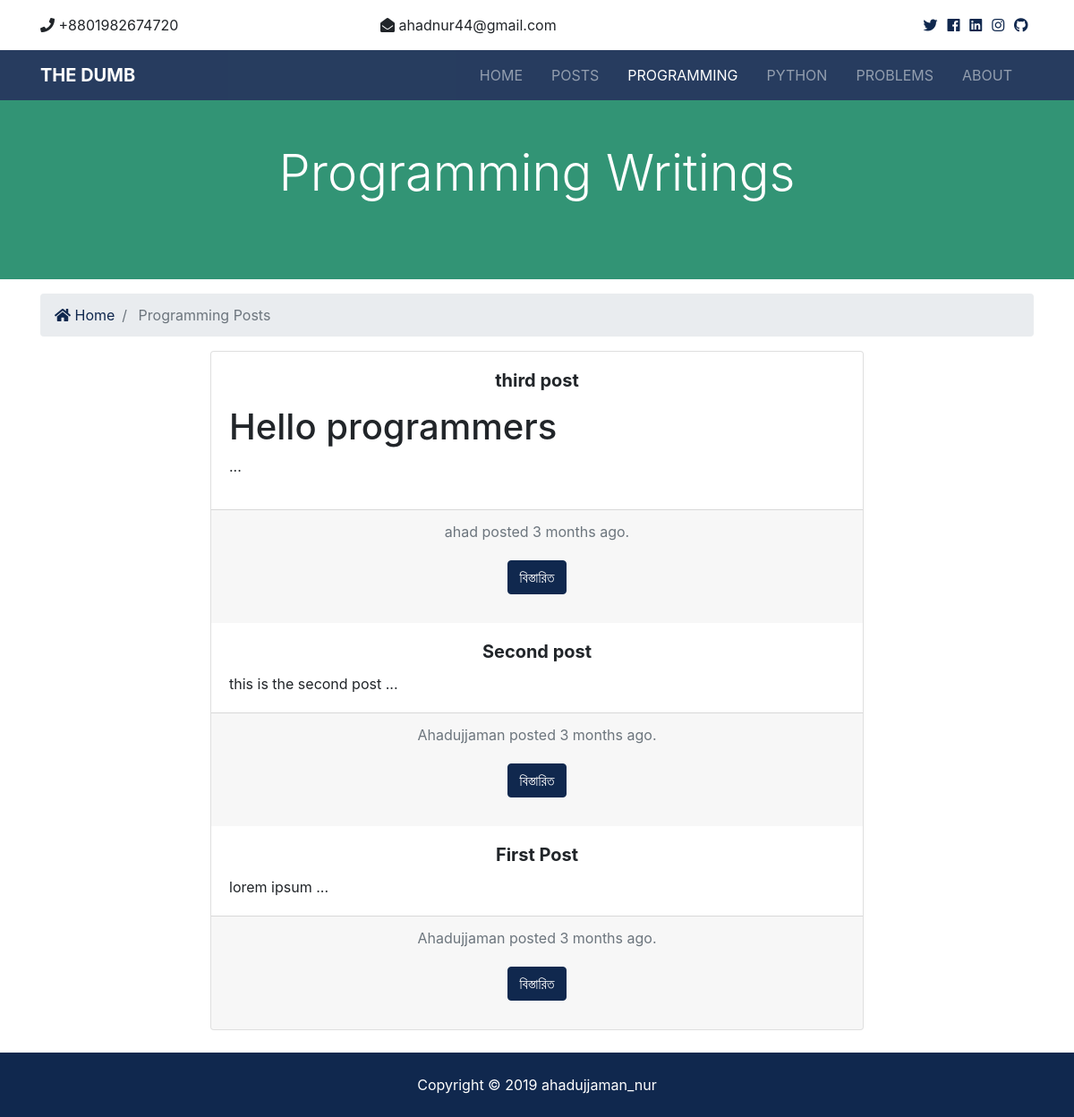
Screenshot of /programming/ with the database file from the repository.
### programming/models.py (models this page shows, shortened)
class Program(models.Model):
    title = models.CharField(max_length=100)
    author = models.CharField(max_length=100)
    body = models.TextField()
    date = models.DateTimeField(default=datetime.now, blank=True)
    is_published = models.BooleanField(default=True)
    def body_preview(self):
        return self.body[:350]

### programming/views.py (the view)
# urls.py: path('', views.index, name='index'),
def index(request):
    programs = Program.objects.order_by('-date').filter(is_published=True)
    paginator = Paginator(programs, 3)
    page = request.GET.get('page')
    paged_programs = paginator.get_page(page)
    context = {
        'programs': paged_programs
    }
    return render(request, 'program/programs.html', context)

### templates/program/programs.html (shortened to what this page needs)
{% extends 'base.html' %}
{% load humanize %}
{% block content %}
<section id="showcase-inner" class="py-5 text-white">
  <div class="container">
    <div class="row text-center">
      <div class="col-md-12">
        <h1 class="display-4">Programming Writings</h1>
      </div>
    </div>
  </div>
</section>
<section id="bc" class="mt-3">
  <div class="container">
    <nav aria-label="breadcrumb">
      <ol class="breadcrumb">
        <li class="breadcrumb-item">
          <a href="{% url 'index' %}">
            <i class="fas fa-home"></i> Home</a>
        </li>
        <li class="breadcrumb-item active"> Programming Posts</li>
      </ol>
    </nav>
  </div>
</section>
<div class="container">
  <div class="row">
    <div class="col-lg-8 col-md-10 mx-auto">
      <div class="card text-center">
        {% if programs %}
        {% for program in programs %}
        <div class="card-body">
          <h5 class="card-title"><b>{{ program.title }}</b></h5>
          <div align="justify">
            <p class="card-text">{{ program.body_preview | safe }} ...</p>
          </div>
        </div>
        <div class="card-footer text-muted">
          {{ program.author }} posted {{ program.date | timesince }} ago.
          <div class="card-body">
            <a href="{% url 'programming_post' program.id %}" class="btn btn-primary">বিস্তারিত</a>
          </div>
        </div>
        {% endfor %}
        {% else %}
        <div class="card-body">
          <h5 class="card-title">
            No Posts Available!
          </h5>
        </div>
        {% endif %}
      </div>
    </div>
  </div>
</div>
<br>
<div class="container">
  <div class="row">
    <div class="col-lg-8 col-md-10 mx-auto">
    </div>
  </div>
</div>
{% endblock %}

### myblog/staticfiles/css/all.css (style rules this page uses)
.fa, .fas, .far, .fal, .fab { -moz-osx-font-smoothing: grayscale; -webkit-font-smoothing: antialiased; display: inline-block; font-style: normal; font-variant: normal; text-rendering: auto; line-height: 1; }
.fa-home:before { content: "\f015"; }
.fa, .fas { font-family: 'Font Awesome 5 Free'; font-weight: 900; }

### myblog/staticfiles/css/style.css (style rules this page uses)
#showcase-inner { background: #7dcea0; position: relative; overflow: hidden; min-height: 200px; }
#showcase-inner::before { content: ''; position: absolute; top: 0; left: 0; min-height: 100%; width: 100%; background: rgba(32, 134, 107, 0.8); }

### rows the page displays
Program: title "third post", body_preview "Hello programmers", author "ahad", date "3 months"
Program: title "Second post", body_preview "this is the second post", author "Ahadujjaman", date "3 months"
Program: title "First Post", body_preview "lorem ipsum", author "Ahadujjaman", date "3 months"
